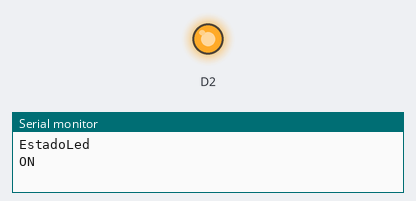
Bench run of a sketch on a simulated ESP8266 (NodeMCU). Parts: output pins drawn as LEDs (lit = HIGH), the last lines printed to the serial monitor.

Above: at 1.0 s.
At 3.0 s:
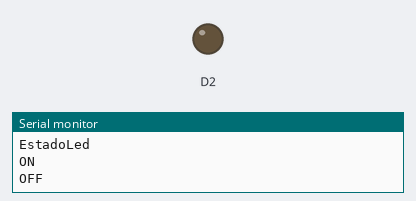
Timing chart, 0 to 5.2 s (numbered marks = the images above):
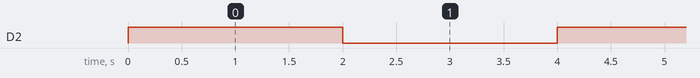

Measured:
- by itself, D2: alternates HIGH for 2.0 s and LOW for 2.0 s

The sketch:

TestLed.ino
```cpp
void setup()
{
  pinMode(D2,OUTPUT);
  Serial.begin(115200);
  Serial.println("EstadoLed");
}

void loop()
{
   digitalWrite(D2,HIGH);
   Serial.println("ON");
   delay(2000);
   digitalWrite(D2,LOW);
   Serial.println("OFF");
   delay(2000);
}
```
